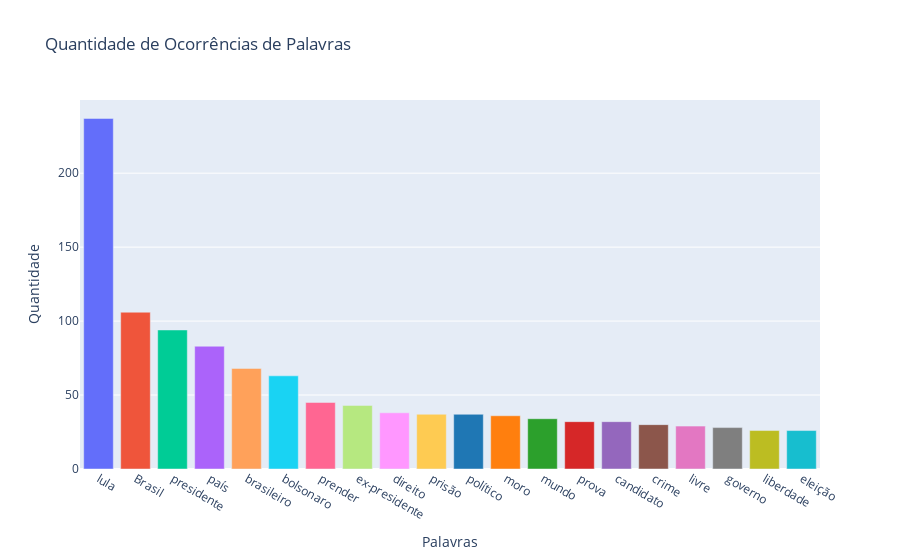

Write notebook code for a chart like this one.
### Code cell
# Dados das palavras e suas quantidades
palavras = analise_l[0:20].index
quantidades = analise_l[0:20].values

# Definir uma lista de cores
cores = ['#636EFA', '#EF553B', '#00CC96', '#AB63FA', '#FFA15A', 
         '#19D3F3', '#FF6692', '#B6E880', '#FF97FF', '#FECB52',
         '#1F77B4', '#FF7F0E', '#2CA02C', '#D62728', '#9467BD',
         '#8C564B', '#E377C2', '#7F7F7F', '#BCBD22', '#17BECF']

# Criar o gráfico de barras
fig = go.Figure(data=[go.Bar(x=palavras, y=quantidades, marker=dict(color=cores))])

# Configurar layout
fig.update_layout(
    title='Quantidade de Ocorrências de Palavras',
    xaxis_title='Palavras',
    yaxis_title='Quantidade'
)

# Exibir o gráfico
fig.show()

### Figure 1 — Plotly figure (JSON) as saved in the notebook; plotly's stock layout.template omitted (floating-point values rounded to 4 significant figures)
{"data": [{"marker": {"color": ["#636EFA", "#EF553B", "#00CC96", "#AB63FA", "#FFA15A", "#19D3F3", "#FF6692", "#B6E880", "#FF97FF", "#FECB52", "#1F77B4", "#FF7F0E", "#2CA02C", "#D62728", "#9467BD", "#8C564B", "#E377C2", "#7F7F7F", "#BCBD22", "#17BECF"]}, "type": "bar", "x": ["lula", "Brasil", "presidente", "país", "brasileiro", "bolsonaro", "prender", "ex-presidente", "direito", "prisão", "político", "moro", "mundo", "prova", "candidato", "crime", "livre", "governo", "liberdade", "eleição"], "y": [237, 106, 94, 83, 68, 63, 45, 43, 38, 37, 37, 36, 34, 32, 32, 30, 29, 28, 26, 26]}], "layout": {"title": {"text": "Quantidade de Ocorrências de Palavras"}, "xaxis": {"title": {"text": "Palavras"}}, "yaxis": {"title": {"text": "Quantidade"}}}}
